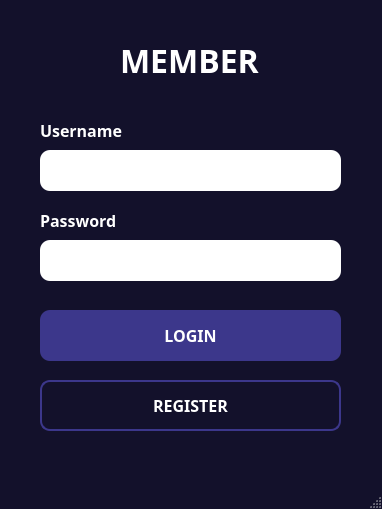
<?xml version="1.0" encoding="UTF-8"?>
<ui version="4.0">
 <class>MainWindow</class>
 <widget class="QMainWindow" name="MainWindow">
  <property name="geometry">
   <rect>
    <x>0</x>
    <y>0</y>
    <width>382</width>
    <height>509</height>
   </rect>
  </property>
  <property name="acceptDrops">
   <bool>false</bool>
  </property>
  <property name="windowTitle">
   <string>Member</string>
  </property>
  <property name="styleSheet">
   <string notr="true">QMainWindow{
	background-color: #13112b;
}</string>
  </property>
  <widget class="QWidget" name="centralwidget">
   <property name="styleSheet">
    <string notr="true">QWidget{
	background-color: rgb(19, 17, 43);
}</string>
   </property>
   <widget class="QPushButton" name="pushButton">
    <property name="geometry">
     <rect>
      <x>40</x>
      <y>310</y>
      <width>301</width>
      <height>51</height>
     </rect>
    </property>
    <property name="font">
     <font>
      <family>Nunito</family>
      <pointsize>12</pointsize>
      <weight>75</weight>
      <bold>true</bold>
     </font>
    </property>
    <property name="styleSheet">
     <string notr="true">QPushButton {
	background-color: rgb(60, 55, 139);
	border-radius: 10px;
	color: white;
}</string>
    </property>
    <property name="text">
     <string>LOGIN</string>
    </property>
    <property name="flat">
     <bool>false</bool>
    </property>
   </widget>
   <widget class="QPushButton" name="pushButton_2">
    <property name="geometry">
     <rect>
      <x>40</x>
      <y>380</y>
      <width>301</width>
      <height>51</height>
     </rect>
    </property>
    <property name="font">
     <font>
      <family>Nunito</family>
      <pointsize>12</pointsize>
      <weight>75</weight>
      <bold>true</bold>
     </font>
    </property>
    <property name="styleSheet">
     <string notr="true">QPushButton {
	border: 2px solid rgb(60, 55, 139);
	border-radius: 10px;
	color: white;
}</string>
    </property>
    <property name="text">
     <string>REGISTER</string>
    </property>
    <property name="flat">
     <bool>false</bool>
    </property>
   </widget>
   <widget class="QLineEdit" name="lineEdit">
    <property name="geometry">
     <rect>
      <x>40</x>
      <y>150</y>
      <width>301</width>
      <height>41</height>
     </rect>
    </property>
    <property name="styleSheet">
     <string notr="true">QLineEdit {
	colro: white;
	padding: 5px;
	background-color: white;
	border-radius: 10px;
}</string>
    </property>
   </widget>
   <widget class="QLineEdit" name="lineEdit_2">
    <property name="geometry">
     <rect>
      <x>40</x>
      <y>240</y>
      <width>301</width>
      <height>41</height>
     </rect>
    </property>
    <property name="styleSheet">
     <string notr="true">QLineEdit {
	colro: white;
	padding: 5px;
	background-color: white;
	border-radius: 10px;
}</string>
    </property>
   </widget>
   <widget class="QLabel" name="label">
    <property name="geometry">
     <rect>
      <x>120</x>
      <y>40</y>
      <width>171</width>
      <height>41</height>
     </rect>
    </property>
    <property name="font">
     <font>
      <family>Nunito</family>
      <pointsize>24</pointsize>
      <weight>75</weight>
      <bold>true</bold>
     </font>
    </property>
    <property name="styleSheet">
     <string notr="true">QLabel {
	color: white;
}</string>
    </property>
    <property name="text">
     <string>MEMBER</string>
    </property>
   </widget>
   <widget class="QLabel" name="label_2">
    <property name="geometry">
     <rect>
      <x>40</x>
      <y>110</y>
      <width>171</width>
      <height>41</height>
     </rect>
    </property>
    <property name="font">
     <font>
      <family>Nunito</family>
      <pointsize>12</pointsize>
      <weight>75</weight>
      <bold>true</bold>
     </font>
    </property>
    <property name="styleSheet">
     <string notr="true">QLabel {
	color: white;
}</string>
    </property>
    <property name="text">
     <string>Username</string>
    </property>
   </widget>
   <widget class="QLabel" name="label_3">
    <property name="geometry">
     <rect>
      <x>40</x>
      <y>200</y>
      <width>171</width>
      <height>41</height>
     </rect>
    </property>
    <property name="font">
     <font>
      <family>Nunito</family>
      <pointsize>12</pointsize>
      <weight>75</weight>
      <bold>true</bold>
     </font>
    </property>
    <property name="styleSheet">
     <string notr="true">QLabel {
	color: white;
}</string>
    </property>
    <property name="text">
     <string>Password</string>
    </property>
   </widget>
   <zorder>pushButton</zorder>
   <zorder>pushButton_2</zorder>
   <zorder>label</zorder>
   <zorder>label_2</zorder>
   <zorder>lineEdit</zorder>
   <zorder>label_3</zorder>
   <zorder>lineEdit_2</zorder>
  </widget>
  <widget class="QStatusBar" name="statusbar"/>
 </widget>
 <resources/>
 <connections/>
</ui>
